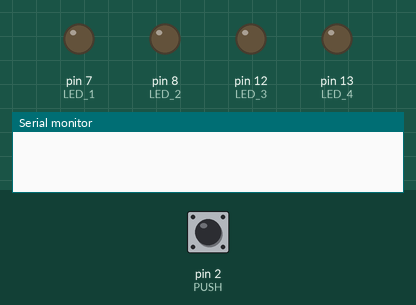
A sketch run on a simulated Arduino Uno, built with avr-gcc and run on an emulated ATmega328P. On the bench: output pins drawn as LEDs (lit = HIGH), the last lines printed to the serial monitor. Inputs (shaded band) come from the test bench; at power-on: pin 2 (PUSH) LOW.

Above: at 1.2 s.
1.3 s: pin 2 (PUSH) pulled HIGH for 0.15 s
2.9 s: pin 2 (PUSH) pulled HIGH for 1 s
At 3.2 s:
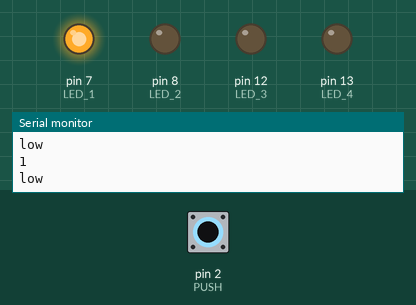
5.4 s: pin 2 (PUSH) pulled HIGH for 0.15 s
At 6.3 s:
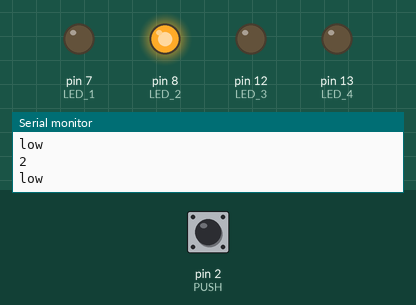
7.0 s: pin 2 (PUSH) pulled HIGH for 3.2 s
At 7.6 s:
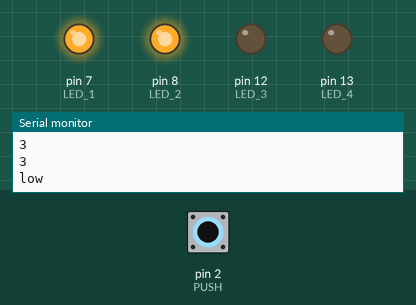
11.7 s: pin 2 (PUSH) pulled HIGH for 0.15 s
At 12.3 s:
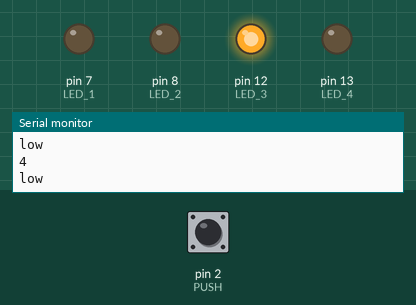
13.3 s: pin 2 (PUSH) pulled HIGH for 1 s
At 14.7 s:
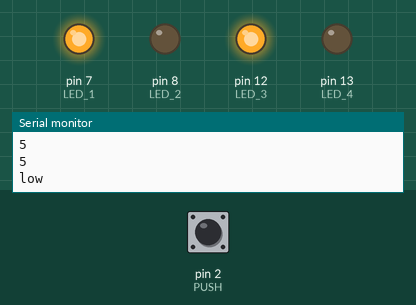
Timing chart, 0 to 16.3 s (numbered marks = the images above; inputs shaded):
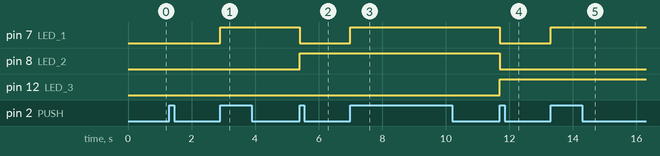

Measured:
- after the input at 2.9 s, pin 7 (LED_1): LOW → HIGH at once
- after the input at 5.4 s, pin 7 (LED_1): HIGH → LOW at once; pin 8 (LED_2): LOW → HIGH at once
- after the input at 7.0 s, pin 7 (LED_1): LOW → HIGH at once
- after the input at 11.7 s, pin 7 (LED_1), pin 8 (LED_2): HIGH → LOW at once; pin 12 (LED_3): LOW → HIGH at once
- after the input at 13.3 s, pin 7 (LED_1): LOW → HIGH at once

The sketch:

fantabulous_densor_vihelmo1.ino
```cpp
// C++ code
//
const int LED_1=7;
const int LED_2=8;
const int LED_3=12;
const int LED_4=13;
const int PUSH=2;

int count=0;
int i=1;
int prev_state=LOW;
//int i=0;
//int j=0;
//int k=0;
//int l=0;

void setup()
{
  pinMode(LED_1, OUTPUT);
  pinMode(LED_2, OUTPUT);
  pinMode(LED_3, OUTPUT);
  pinMode(LED_4, OUTPUT);
  pinMode(PUSH, INPUT);
  Serial.begin(9600);
}
//LED_2==>2
//LED_1==>1
//LED_3==>4
//LED_4==>8

void loop()
{
int state=digitalRead(PUSH);

  //digitalWrite(LED_1,HIGH);
    if(count<16){
      i=1;
  	if(state==HIGH & prev_state==LOW){

      if((count & i)>0){
      digitalWrite(LED_1,HIGH);
        Serial.println(count);
      }
      else{
        digitalWrite(LED_1,LOW);
      }

      if((count & i<<1)>0){
      digitalWrite(LED_2,HIGH);
        Serial.println(count);
      }
      else{
        digitalWrite(LED_2,LOW);
      }

      if((count & i<<2)>0){
      digitalWrite(LED_3,HIGH);
        Serial.println(count);
      }
      else{
        digitalWrite(LED_3,LOW);
      }

      if((count & i<<3)>0){
      digitalWrite(LED_4,HIGH);
        Serial.println(count);
      }
      else{
        digitalWrite(LED_4,LOW);
      }
      Serial.println("low");

      //digitalWrite(LED_2,count & i<<1);
      //digitalWrite(LED_3,count & i<<2);
      //digitalWrite(LED_4,count & i<<3);


      //digitalWrite(LED_1,count & 0b0001);
      //digitalWrite(LED_2,count & 0b0010);
      //digitalWrite(LED_3,count & 0b0100);
      //digitalWrite(LED_4,count & 0b1000);


      //if(count & 0b0001)
      //  digitalWrite(LED_1,HIGH);
      //else
      //  digitalWrite(LED_1,LOW);

      //if(count & 0b0010)
      //  digitalWrite(LED_2,HIGH);
      //else
      //  digitalWrite(LED_2,LOW);

      //if(count & 0b0100)
      //  digitalWrite(LED_3,HIGH);
      //else
      //  digitalWrite(LED_3,LOW);

      //if(count & 0b1000)
      //  digitalWrite(LED_4,HIGH);
      //else
      //  digitalWrite(LED_4,LOW);

   	//if(i==1){
    	//i=0;
   		//digitalWrite(LED_1,HIGH);
        //}else{i++;digitalWrite(LED_1,LOW);}
    //if(j==2){
    //	j=0;
    //	digitalWrite(LED_2,HIGH);
    //    }else{j++;digitalWrite(LED_2,LOW);}
    //if(k==4){
    //	k=0;
    //	digitalWrite(LED_3,HIGH);
    //   }else{k++;digitalWrite(LED_3,LOW);}
    //if(l==7){
    //	l=1;
    //	digitalWrite(LED_4,HIGH);
    //	}else{l++;digitalWrite(LED_4,LOW);}
    	count=count+1;
    }

  }else{
     count=0;
     }
  prev_state=state;
  //else{
  //digitalWrite(LED_1,LOW);
  //digitalWrite(LED_2,LOW);
  //digitalWrite(LED_3,LOW);
  //digitalWrite(LED_4,LOW);
  //}
}
```
